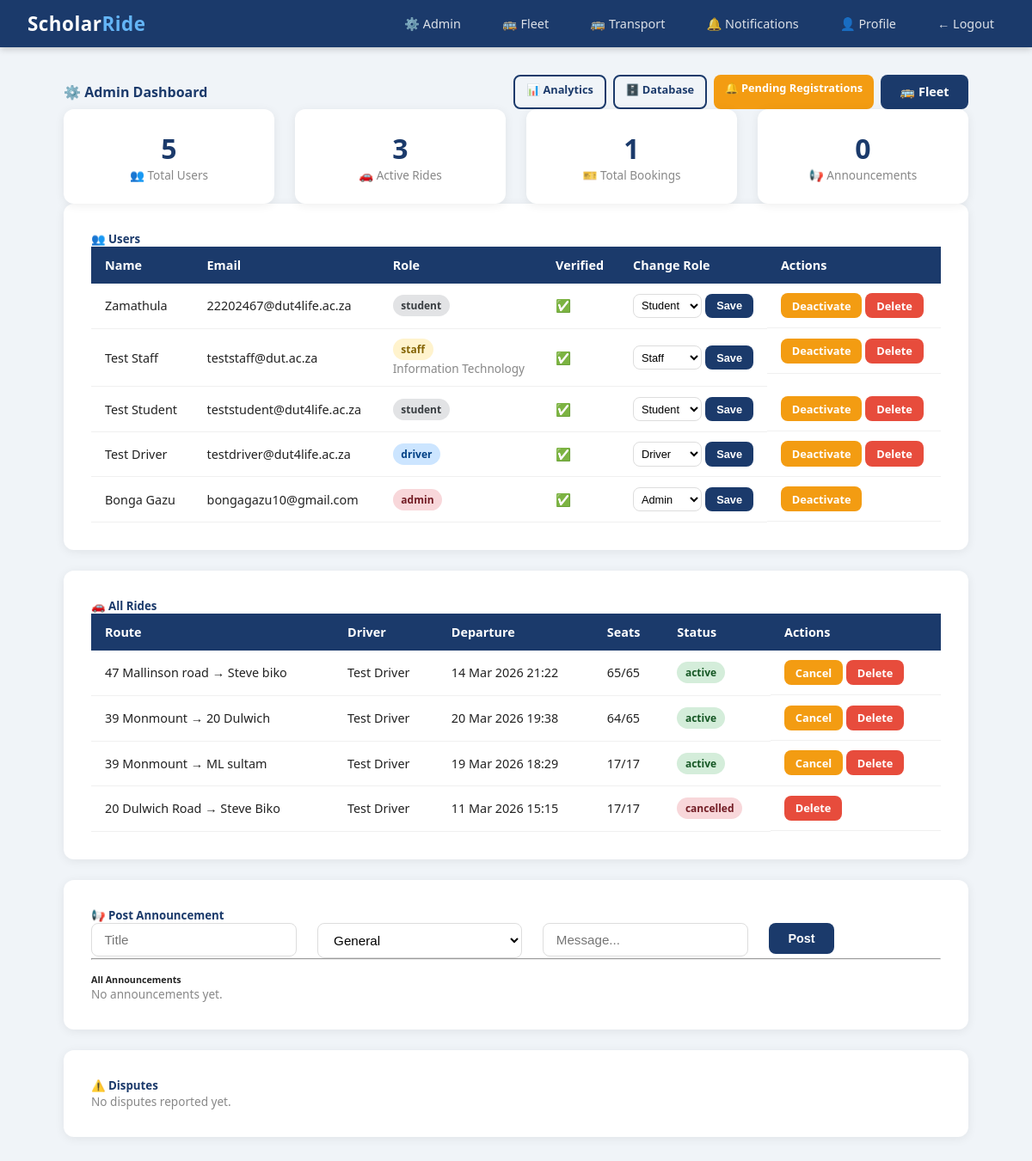
The page /admin (signed in) on the database its author committed.
### scholar_ride/models.py (models this page shows)
class User(db.Model, UserMixin):
    id = db.Column(db.Integer, primary_key=True)
    student_number = db.Column(db.String(20), unique=True, nullable=True)
    staff_number = db.Column(db.String(20), unique=True, nullable=True)
    full_name = db.Column(db.String(100), nullable=False)
    email = db.Column(db.String(120), unique=True, nullable=False)
    phone = db.Column(db.String(20), nullable=False)
    password_hash = db.Column(db.String(128), nullable=False)
    role = db.Column(db.String(20), default='student')
    department = db.Column(db.String(100), nullable=True)
    verified = db.Column(db.Boolean, default=False)
    approval_status = db.Column(db.String(20), default='pending')
    otp = db.Column(db.String(6), nullable=True)
    created_at = db.Column(db.DateTime, default=datetime.utcnow)
    rides = db.relationship('Ride', backref='driver', lazy=True)
    bookings = db.relationship('Booking', backref='student', lazy=True)

class Ride(db.Model):
    id = db.Column(db.Integer, primary_key=True)
    driver_id = db.Column(db.Integer, db.ForeignKey('user.id'), nullable=False)
    origin = db.Column(db.String(200), nullable=False)
    destination = db.Column(db.String(200), nullable=False)
    departure_time = db.Column(db.DateTime, nullable=False)
    available_seats = db.Column(db.Integer, nullable=False)
    total_seats = db.Column(db.Integer, nullable=False)
    status = db.Column(db.String(20), default='active')
    created_at = db.Column(db.DateTime, default=datetime.utcnow)
    bookings = db.relationship('Booking', backref='ride', lazy=True)
    vehicle_type = db.Column(db.String(50), nullable=True)
    vehicle_model = db.Column(db.String(100), nullable=True)
    registration_number = db.Column(db.String(20), nullable=True)

### scholar_ride/routes/admin.py (the view)
@admin.route('/admin')
@login_required
@admin_required
def dashboard():
    users = User.query.order_by(User.created_at.desc()).all()
    announcements = Announcement.query.order_by(Announcement.created_at.desc()).all()
    all_rides = Ride.query.order_by(Ride.created_at.desc()).all()
    disputes = Dispute.query.order_by(Dispute.created_at.desc()).all()
    total_users = User.query.count()
    active_rides = Ride.query.filter_by(status='active').count()
    total_bookings = Booking.query.count()
    total_announcements = Announcement.query.count()
    pending_count = User.query.filter_by(approval_status='pending').count()
    return render_template('admin/dashboard.html',
                           users=users,
                           announcements=announcements,
                           all_rides=all_rides,
                           disputes=disputes,
                           total_users=total_users,
                           active_rides=active_rides,
                           total_bookings=total_bookings,
                           total_announcements=total_announcements,
                           pending_count=pending_count
                           )

### scholar_ride/models.py (called while the page is built)
@login_manager.user_loader
def load_user(user_id):
    return User.query.get(int(user_id))

### scholar_ride/routes/admin.py (called while the page is built)
def admin_required(f):
    from functools import wraps
    @wraps(f)
    def decorated(*args, **kwargs):
        if not current_user.is_authenticated or current_user.role != 'admin':
            flash('Admin access required.', 'danger')
            return redirect('/rides')
        return f(*args, **kwargs)
    return decorated

### scholar_ride/templates/admin/dashboard.html (shortened to what this page needs)
{% extends "base.html" %}
{% block content %}
<div class="d-flex justify-between align-center mb-4">
    <h4 style="color:#1B3A6B; margin:0;">⚙️ Admin Dashboard</h4>
    <div class="d-flex gap-1">
        <a href="/admin/analytics" class="btn btn-outline btn-sm">📊 Analytics</a>
        <a href="/admin/database" class="btn btn-outline btn-sm">🗄️ Database</a>
        <a href="/admin/registrations" class="btn btn-warning btn-sm">🔔 Pending Registrations</a>
        <a href="/admin/fleet" class="btn btn-primary">🚌 Fleet</a>
    </div>
</div>
<div class="row mb-4">
    <div class="col">
        <div class="stat-card">
            <div class="stat-number">{{ total_users }}</div>
            <div class="stat-label">👥 Total Users</div>
        </div>
    </div>
    <div class="col">
        <div class="stat-card">
            <div class="stat-number">{{ active_rides }}</div>
            <div class="stat-label">🚗 Active Rides</div>
        </div>
    </div>
    <div class="col">
        <div class="stat-card">
            <div class="stat-number">{{ total_bookings }}</div>
            <div class="stat-label">🎫 Total Bookings</div>
        </div>
    </div>
    <div class="col">
        <div class="stat-card">
            <div class="stat-number">{{ total_announcements }}</div>
            <div class="stat-label">📢 Announcements</div>
        </div>
    </div>
</div>
<div class="card p-3 mb-4">
    <h5 style="color:#1B3A6B;" class="mb-3">👥 Users</h5>
    <div style="overflow-x:auto;">
        <table>
            <thead>
                <tr>
                    <th>Name</th>
                    <th>Email</th>
                    <th>Role</th>
                    <th>Verified</th>
                    <th>Change Role</th>
                    <th>Actions</th>
                </tr>
            </thead>
            <tbody>
                {% for user in users %}
                <tr>
                    <td>{{ user.full_name }}</td>
                    <td>{{ user.email }}</td>
                    <td>
                        <span class="badge
                            {% if user.role == 'admin' %}badge-danger
                            {% elif user.role == 'driver' %}badge-primary
                            {% elif user.role == 'staff' %}badge-warning
                            {% else %}badge-secondary{% endif %}">
                            {{ user.role }}
                        </span>
                        {% if user.department %}
                        <br><small class="text-muted">{{ user.department }}</small>
                        {% endif %}
                    </td>
                    <td>{% if user.verified %}✅{% else %}❌{% endif %}</td>
                    <td>
                        <form method="POST"
                              action="/admin/users/{{ user.id }}/role"
                              style="display:flex; gap:4px;">
                            <select name="role" class="form-control" style="padding:0.3rem; font-size:0.8rem;">
                                <option value="student" {% if user.role == 'student' %}selected{% endif %}>Student</option>
                                <option value="staff" {% if user.role == 'staff' %}selected{% endif %}>Staff</option>
                                <option value="driver" {% if user.role == 'driver' %}selected{% endif %}>Driver</option>
                                <option value="admin" {% if user.role == 'admin' %}selected{% endif %}>Admin</option>
                            </select>
                            <button type="submit" class="btn btn-sm btn-primary">Save</button>
                        </form>
                    </td>
                    <td style="display:flex; gap:4px;">
                        <a href="/admin/users/{{ user.id }}/toggle"
                           class="btn btn-sm btn-warning">
                            {% if user.verified %}Deactivate{% else %}Activate{% endif %}
                        </a>
                        {% if user.id != current_user.id %}
                        <a href="/admin/users/{{ user.id }}/delete"
                           class="btn btn-sm btn-danger"
                           onclick="return confirm('Delete {{ user.full_name }}?')">
                            Delete
                        </a>
                        {% endif %}
                    </td>
                </tr>
                {% endfor %}
            </tbody>
        </table>
    </div>
</div>
<div class="card p-3 mb-4">
    <h5 style="color:#1B3A6B;" class="mb-3">🚗 All Rides</h5>
    <div style="overflow-x:auto;">
        <table>
            <thead>
                <tr>
                    <th>Route</th>
                    <th>Driver</th>
                    <th>Departure</th>
                    <th>Seats</th>
                    <th>Status</th>
                    <th>Actions</th>
                </tr>
            </thead>
            <tbody>
                {% for ride in all_rides %}
                <tr>
                    <td>{{ ride.origin }} → {{ ride.destination }}</td>
                    <td>{{ ride.driver.full_name }}</td>
                    <td>{{ ride.departure_time.strftime('%d %b %Y %H:%M') }}</td>
                    <td>{{ ride.available_seats }}/{{ ride.total_seats }}</td>
                    <td>
                        <span class="badge
                            {% if ride.status == 'active' %}badge-success
                            {% elif ride.status == 'cancelled' %}badge-danger
                            {% elif ride.status == 'delayed' %}badge-warning
                            {% else %}badge-secondary{% endif %}">
                            {{ ride.status }}
                        </span>
                    </td>
                    <td style="display:flex; gap:4px;">
                        {% if ride.status == 'active' %}
                        <a href="/admin/rides/{{ ride.id }}/cancel"
                           class="btn btn-sm btn-warning"
                           onclick="return confirm('Cancel this ride?')">
                            Cancel
                        </a>
                        {% endif %}
                        <a href="/admin/rides/{{ ride.id }}/delete"
                           class="btn btn-sm btn-danger"
                           onclick="return confirm('Delete this ride?')">
                            Delete
                        </a>
                    </td>
                </tr>
                {% endfor %}
            </tbody>
        </table>
    </div>
</div>
<div class="card p-3 mb-4">
    <h5 style="color:#1B3A6B;" class="mb-3">📢 Post Announcement</h5>
    <form method="POST" action="/admin/announcements">
        <div class="row">
            <div class="col">
                <input type="text" name="title" class="form-control"
                       placeholder="Title" required>
            </div>
            <div class="col">
                <select name="category" class="form-control">
                    <option value="general">General</option>
                </select>
            </div>
            <div class="col">
                <input type="text" name="body" class="form-control"
                       placeholder="Message..." required>
            </div>
            <div class="col" style="flex:0 0 auto;">
                <button type="submit" class="btn btn-primary">Post</button>
            </div>
        </div>
    </form>
    <hr>
    <h6 class="mt-2">All Announcements</h6>
    {% if announcements %}
        {% for ann in announcements %}
        <div class="d-flex justify-between align-center" style="border-bottom:1px solid #f0f0f0; padding:0.75rem 0;">
            <div>
                <strong>{{ ann.title }}</strong>
                <span class="badge ms-1
                    {% if ann.category == 'breakdown' %}badge-danger
                    {% elif ann.category == 'delay' %}badge-warning
                    {% elif ann.category == 'cancellation' %}badge-danger
                    {% else %}badge-info{% endif %}">
                    {{ ann.category }}
                </span>
                <p class="mb-0 text-muted">{{ ann.body }}</p>
                <small class="text-muted">{{ ann.created_at.strftime('%d %b %Y %H:%M') }}</small>
            </div>
            <a href="/admin/announcements/{{ ann.id }}/delete"
               class="btn btn-sm btn-danger"
               onclick="return confirm('Delete this announcement?')">
                Delete
            </a>
        </div>
        {% endfor %}
    {% else %}
        <p class="text-muted">No announcements yet.</p>
    {% endif %}
</div>
<div class="card p-3 mb-4">
    <h5 style="color:#1B3A6B;" class="mb-3">⚠️ Disputes</h5>
    {% if disputes %}
        {% for dispute in disputes %}
        <div style="border-bottom:1px solid #f0f0f0; padding-bottom:1rem; margin-bottom:1rem;">
            <div class="d-flex justify-between align-center">
                <div>
                    <strong>Reported by:</strong>
                    {{ dispute.reported_by_user.full_name if dispute.reported_by_user else 'Unknown' }}
                    <span style="margin:0 0.5rem;">against</span>
                    <strong>{{ dispute.reported_against_user.full_name if dispute.reported_against_user else 'Unknown' }}</strong>
                    <span class="badge {% if dispute.status == 'open' %}badge-danger{% else %}badge-success{% endif %}" style="margin-left:0.5rem;">
                        {{ dispute.status }}
                    </span>
                </div>
                <small class="text-muted">{{ dispute.created_at.strftime('%d %b %Y') }}</small>
            </div>
            <p class="mt-1 mb-2">{{ dispute.description }}</p>
            <div class="d-flex gap-1">
                {% if dispute.status == 'open' %}
                <form method="POST" action="/admin/disputes/{{ dispute.id }}/resolve" style="display:flex; gap:4px;">
                    <select name="action" class="form-control" style="padding:0.3rem; font-size:0.8rem; width:auto;">
                        <option value="warn">Warn User</option>
                        <option value="ban">Ban User</option>
                    </select>
                    <button type="submit" class="btn btn-sm btn-warning">Resolve</button>
                </form>
                {% endif %}
                <a href="/admin/disputes/{{ dispute.id }}/delete"
                   class="btn btn-sm btn-danger"
                   onclick="return confirm('Delete this dispute?')">
                    Delete
                </a>
            </div>
        </div>
        {% endfor %}
    {% else %}
        <p class="text-muted">No disputes reported yet.</p>
    {% endif %}
</div>
{% endblock %}

### scholar_ride/templates/base.html (style rules this page uses)
*, *::before, *::after { box-sizing: border-box; margin: 0; padding: 0; }
body { font-family: 'Segoe UI', Tahoma, Geneva, Verdana, sans-serif; background: #f0f4f8; color: #222; }
.card { background: white; border-radius: 12px; box-shadow: 0 2px 12px rgba(0,0,0,0.07); padding: 2rem; margin-bottom: 1.5rem; }
.form-control, .form-select { width: 100%; padding: 0.65rem 0.9rem; border: 1.5px solid #ddd; border-radius: 8px; font-size: 0.95rem; transition: border-color 0.2s; background: white; }
.btn { display: inline-block; padding: 0.65rem 1.4rem; border-radius: 8px; font-size: 0.9rem; font-weight: 600; cursor: pointer; border: none; text-decoration: none; text-align: center; transition: all 0.2s; }
.btn-primary { background: #1B3A6B; color: white; }
.btn-danger { background: #e74c3c; color: white; }
.btn-warning { background: #f39c12; color: white; }
.btn-outline { background: transparent; color: #1B3A6B; border: 2px solid #1B3A6B; }
.btn-sm { padding: 0.35rem 0.8rem; font-size: 0.8rem; }
.badge { display: inline-block; padding: 0.25rem 0.6rem; border-radius: 20px; font-size: 0.75rem; font-weight: 700; }
.badge-success { background: #d4edda; color: #155724; }
.badge-danger { background: #f8d7da; color: #721c24; }
.badge-warning { background: #fff3cd; color: #856404; }
.badge-primary { background: #cce5ff; color: #004085; }
.badge-secondary { background: #e2e3e5; color: #383d41; }
.row { display: flex; flex-wrap: wrap; gap: 1.5rem; }
.col { flex: 1; min-width: 200px; }
table { width: 100%; border-collapse: collapse; font-size: 0.9rem; }
th { background: #1B3A6B; color: white; padding: 0.75rem 1rem; text-align: left; font-weight: 600; }
td { padding: 0.7rem 1rem; border-bottom: 1px solid #f0f0f0; }
.stat-card { background: white; border-radius: 12px; padding: 1.5rem; text-align: center; box-shadow: 0 2px 12px rgba(0,0,0,0.07); }
.stat-card .stat-number { font-size: 2rem; font-weight: 700; color: #1B3A6B; }
.stat-card .stat-label { color: #888; font-size: 0.85rem; }
.text-muted { color: #888; font-size: 0.85rem; }
.mt-2 { margin-top: 1rem; }
.d-flex { display: flex; }
.justify-between { justify-content: space-between; }
.align-center { align-items: center; }
.gap-1 { gap: 0.5rem; }

### rows shown on the page
User: full_name "Zamathula", email "22202467@dut4life.ac.za", role "student", role "Student", verified "Deactivate"
User: full_name "Test Staff", email "teststaff@dut.ac.za", role "staff", department "Information Technology", role "Staff", verified "Deactivate"
User: full_name "Test Student", email "teststudent@dut4life.ac.za", role "student", role "Student", verified "Deactivate"
User: full_name "Test Driver", email "testdriver@dut4life.ac.za", role "driver", role "Driver", verified "Deactivate"
User: full_name "Bonga Gazu", email "bongagazu10@gmail.com", role "admin", role "Admin", verified "Deactivate"
Ride: origin "47 Mallinson road", destination "Steve biko", driver.full_name "Test Driver", departure_time "14 Mar 2026 21:22", available_seats "65", total_seats "65", status "active"
Ride: origin "39 Monmount", destination "20 Dulwich", driver.full_name "Test Driver", departure_time "20 Mar 2026 19:38", available_seats "64", total_seats "65", status "active"
Ride: origin "39 Monmount", destination "ML sultam", driver.full_name "Test Driver", departure_time "19 Mar 2026 18:29", available_seats "17", total_seats "17", status "active"
Ride: origin "20 Dulwich Road", destination "Steve Biko", driver.full_name "Test Driver", departure_time "11 Mar 2026 15:15", available_seats "17", total_seats "17", status "cancelled"

### other values the page prints
{{ total_users }} "5"
{{ active_rides }} "3"
{{ total_bookings }} "1"
{{ total_announcements }} "0"
